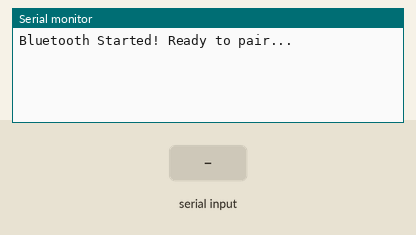
Simulated run of this sketch. Board: ESP32. On the bench: the last lines printed to the serial monitor. Inputs (shaded band) come from the test bench. Nothing arrives over Bluetooth unless stated.

Above: at 1.8 s.
1.9 s: "1\n" received over the second serial link
At 3.2 s:
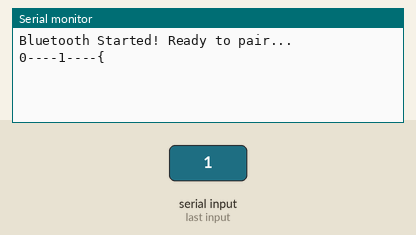
3.5 s: "0\n" received over the second serial link
At 4.3 s:
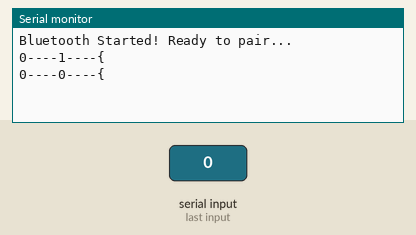
5.0 s: "2\n" received over the second serial link
At 5.5 s:
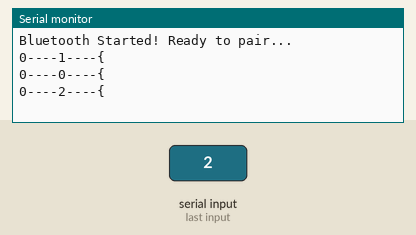

The sketch:

HC05.ino
```cpp
#include <BluetoothSerial.h>
#include <ArduinoJson.h>

BluetoothSerial SerialBT;

String message = "";
char incomingChar;
void setup()
{
  Serial.begin(115200);
  SerialBT.begin();
  Serial.println("Bluetooth Started! Ready to pair...");

}

void loop()
{

if (SerialBT.available()){
    char incomingChar = SerialBT.read();
    if (incomingChar != '\n'){
      message += String(incomingChar);
    }

    }
else{
  if(message!=""){
    String input = "{\"Name\":\"hai\"}";
    char buf[50];
    message.toCharArray(buf,50);

    char buf2[50];
    input.toCharArray(buf2,50);
    int i=0;
    for (i=0;i<message.length();i++){
      Serial.print(i);
      Serial.print("----");
      Serial.print(buf[i]);
      Serial.print("----");
      Serial.println(buf2[i]);


    }

    //Serial.println(message);


    call(message);
    message="";
    }

  delay(500);
}
}


void call(String json_string){
  DynamicJsonDocument doc(1024);
  deserializeJson(doc,json_string);
  JsonObject obj = doc.as<JsonObject>();
  String User_name = obj["Name"];
  String CMND = obj["CMND"];
  String Adress = obj["Adress"];
  if (User_name!="null"){ Serial.println(User_name);Serial.println(CMND);Serial.println(Adress);}


}
```

Measured:
- after the input at 1.9 s, the serial monitor: prints a new line after 0.10 s (image 1)
- after the input at 3.5 s, the serial monitor: prints a new line at once (image 2)
- after the input at 5.0 s, the serial monitor: prints a new line at once (image 3)
